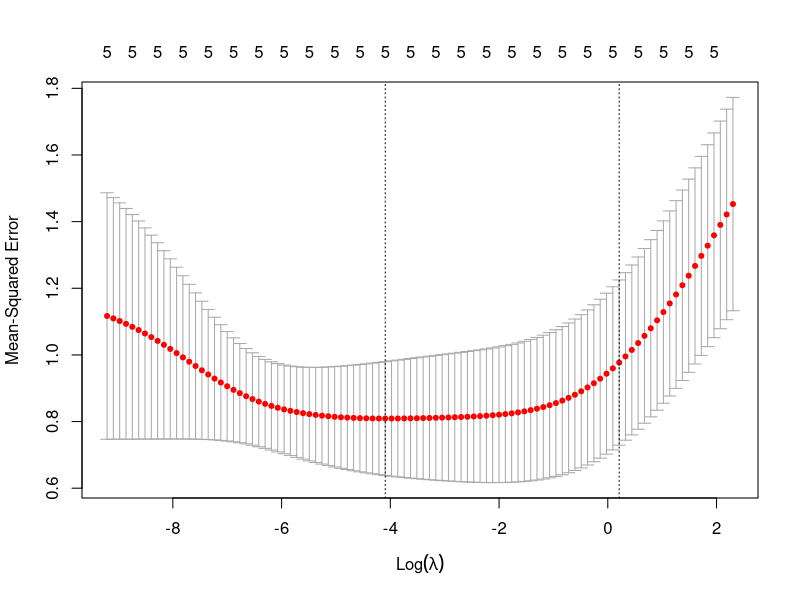
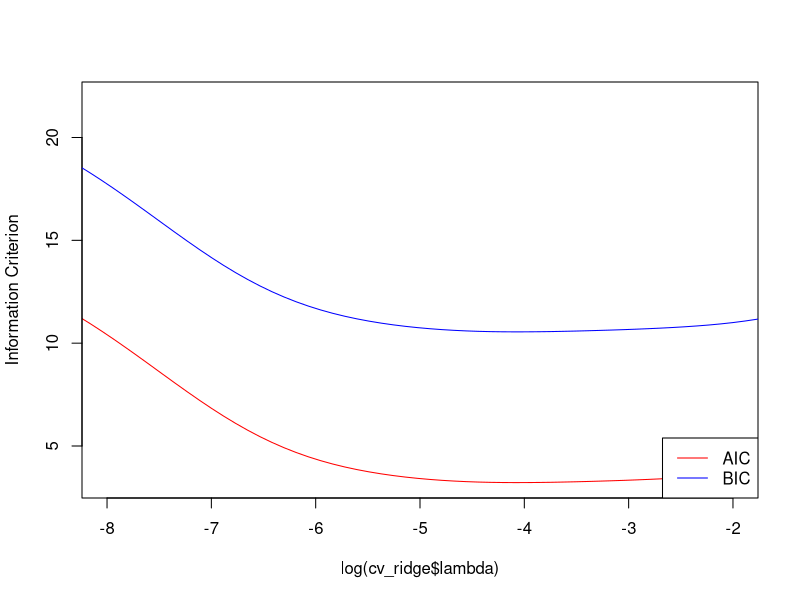
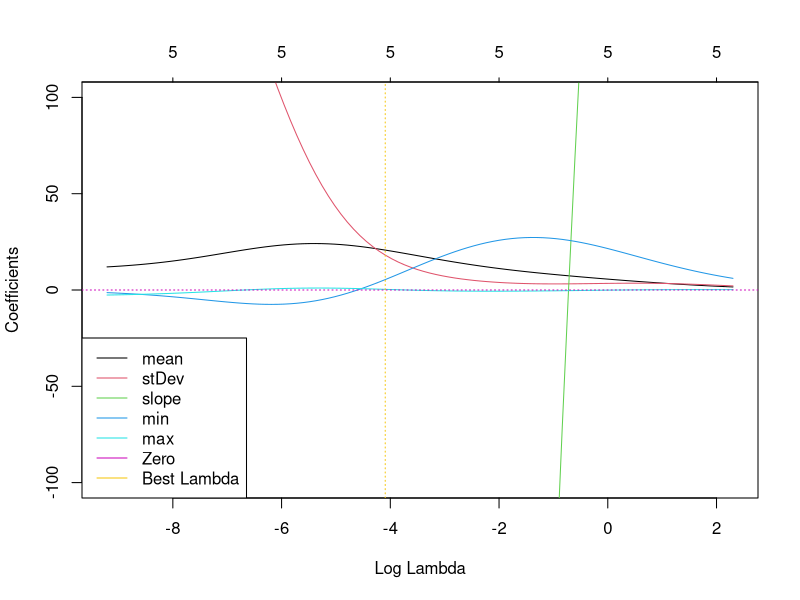
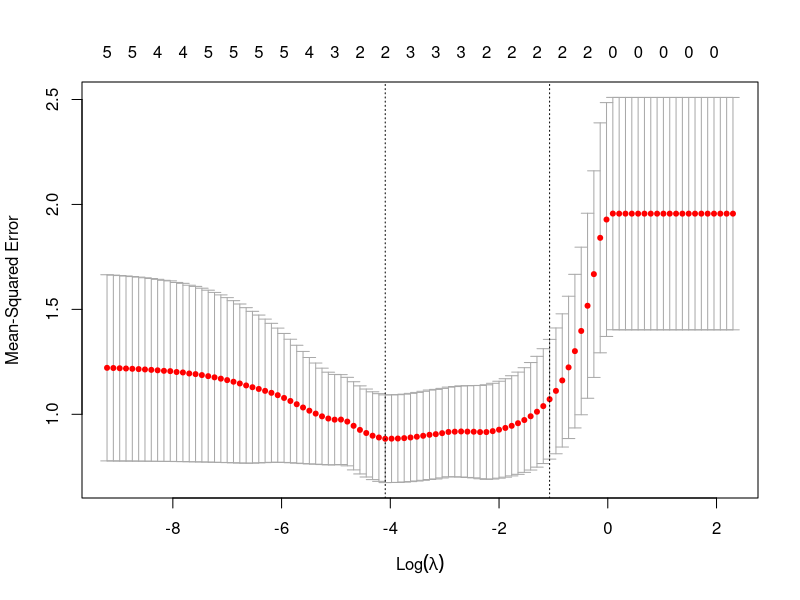
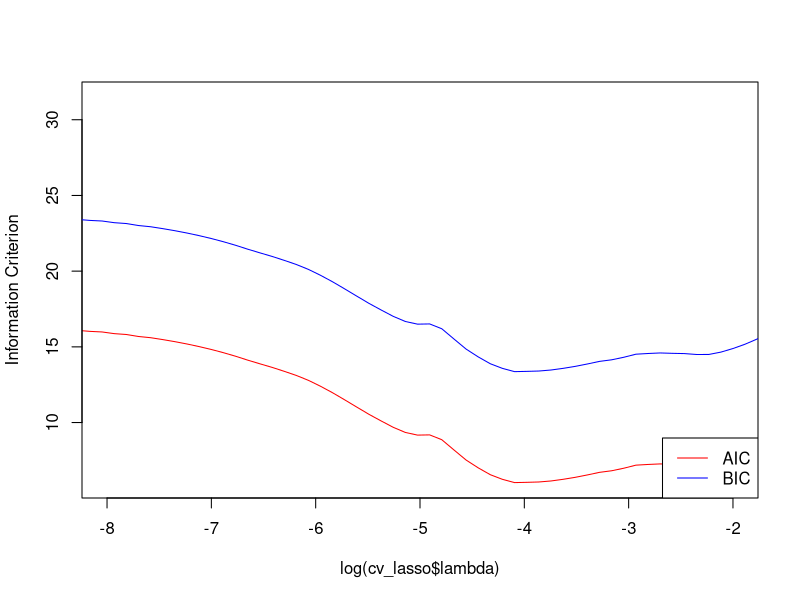
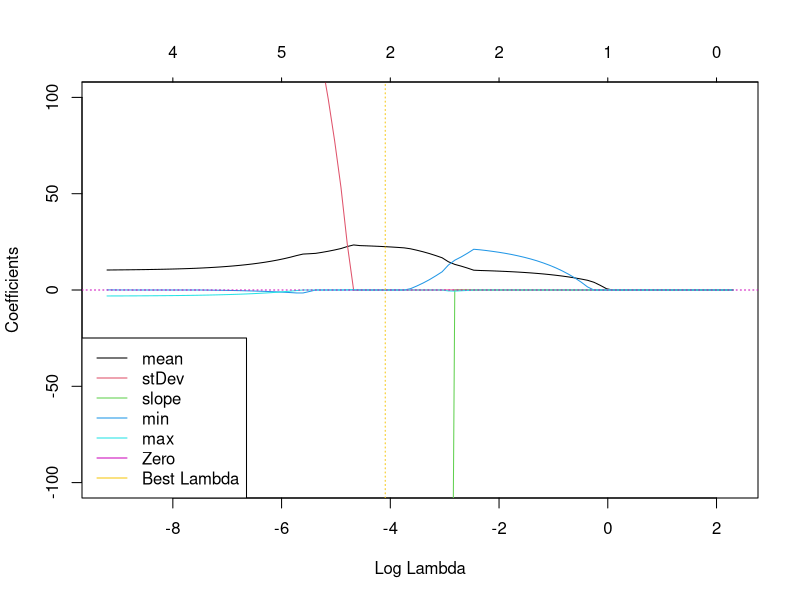
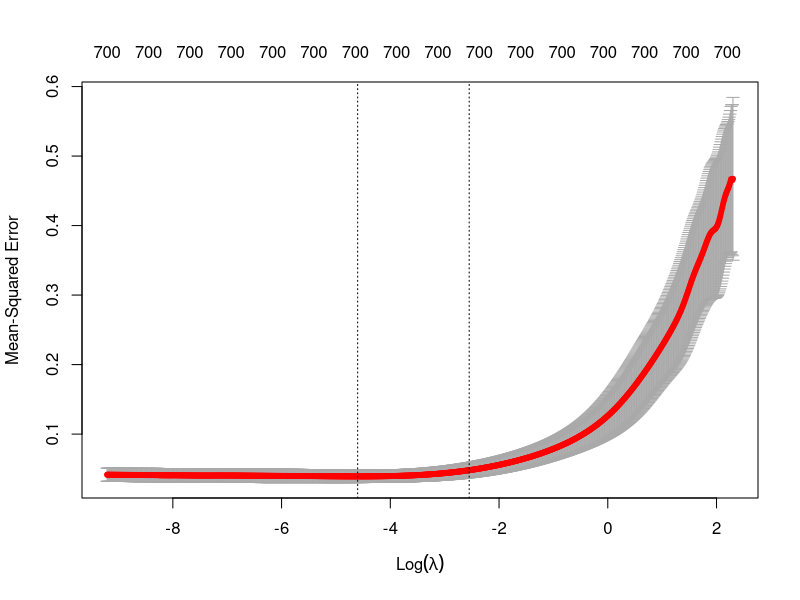
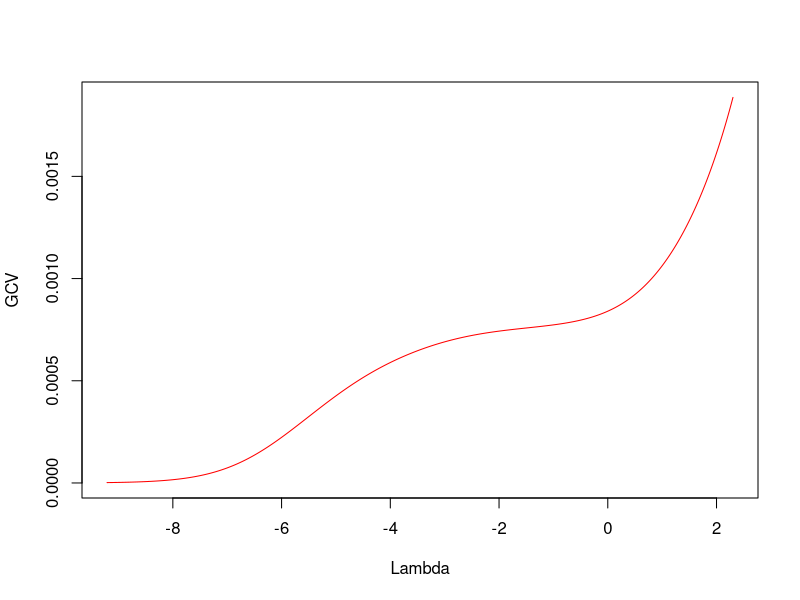

Recreate these plots in R, in order. (Note: this script raises an error after producing the figures.)
## ---- chunk 1
knitr::opts_chunk$set(echo = TRUE)
rm(list=ls()); graphics.off()
## ---- chunk 2
cookies_data <- read.csv("cookies.csv")
## ---- chunk 3
# Computation (mean, standard deviation, minimum and maximum)

cookies_data$mean <- rowMeans(cookies_data[, 2:701])
cookies_data$stDev <- apply(cookies_data[, 2:701], 1, sd)
cookies_data$min <- apply(cookies_data[, 2:701], 1, min)
cookies_data$max <- apply(cookies_data[, 2:701], 1, max)


# Computation (slope)

# Function: compute_slope
# @param: spectrum_values of a cookie (here, column 2 to 701)
# @return: slope of the spectrum curve for a cookie
compute_slope <- function(spectrum_values) {
  pos <- 1:length(spectrum_values)
  lm_model <- lm(spectrum_values ~ pos)
  slope <- coef(lm_model)[2]
  return(slope)
}

cookies_data$slope <- apply(cookies_data[, 2:701], 1, compute_slope) 


# Display of the new columns
head(cookies_data[,702:706])
## ---- chunk 4
# Only features and fat values are retrieved

cookies_features <- cookies_data[c("fat", "mean", "stDev", "slope", "min", "max")]
head(cookies_features)

X <- as.matrix(cookies_features[, -1]) # co-variables
y <- cookies_features$fat # target variable
## ---- chunk 5
# glmnet package is required 
# install.packages("glmnet")
library(glmnet)
library(MASS)
## ---- chunk 6
# Cross validation
lambdas_log <- 10^seq(-4, 1, length.out = 100)
cv_ridge <- cv.glmnet(X, y, alpha=0, lambda = (lambdas_log), standardize = TRUE)

plot(cv_ridge)
best_lambda <- cv_ridge$lambda.min # lambda that gives the lowest MSE
print(paste("The best value for lambda is", best_lambda))
## ---- chunk 7
# AIC and BIC
n <- nrow(X)
p <- ncol(X)
aic <- n * log(cv_ridge$cvm) + 2 * p
bic <- n * log(cv_ridge$cvm) + log(n) * p

plot(log(cv_ridge$lambda), aic, col = "red1", type = "l", xlim = c(-8, -2), ylab = "Information Criterion")
lines(log(cv_ridge$lambda), bic, col = "blue1")
legend("bottomright", lwd = 1, col = c("red1", "blue1"), legend = c("AIC", "BIC"))

best_lambda_aic <- cv_ridge$lambda[which.min(aic)] # lambda that gives the lowest AIC
best_lambda_bic <- cv_ridge$lambda[which.min(bic)] # lambda that gives the lowest BIC
## ---- chunk 8
lambda_values <- c(best_lambda, best_lambda_aic, best_lambda_bic)
lambda_values
## ---- chunk 9
plot(cv_ridge$glmnet.fit, xvar = "lambda", ylim = c(-100, 100))
abline(h = 0, col = 6, lty = 3)
abline(v = log(best_lambda), col = 7, lty = 3)
legend("bottomleft", legend = c(colnames(X), "Zero", "Best Lambda"), col = 1:7, lty = 1)
## ---- chunk 10
best_model_ridge <- glmnet(X, y, alpha=0, lambda = best_lambda)
coef(best_model_ridge)
## ---- chunk 11
predictions <- predict(best_model_ridge, newx = X)

# RMSE
rmse <- sqrt(mean((predictions - y)^2)) 
print(paste("RMSE ridge model :", rmse))

# R^2
r_squared <- 1 - sum((y - predictions)^2) / sum((y - mean(y))^2)
print(paste("R^2 ridge model :", r_squared))

## ---- chunk 12
cv_lasso <- cv.glmnet(X, y, alpha=1, lambda = (lambdas_log), standardize = TRUE)

plot(cv_lasso)
best_lambda_lasso <- cv_lasso$lambda.min # lambda that gives the lowest MSE
print(paste("The best value for lambda is", best_lambda_lasso))
## ---- chunk 13
# AIC and BIC
n <- nrow(X)
p <- ncol(X)
lasso_aic <- n * log(cv_lasso$cvm) + 2 * p
lasso_bic <- n * log(cv_lasso$cvm) + log(n) * p

plot(log(cv_lasso$lambda), lasso_aic, col = "red1", type = "l", xlim = c(-8, -2), ylab = "Information Criterion")
lines(log(cv_lasso$lambda), lasso_bic, col = "blue1")
legend("bottomright", lwd = 1, col = c("red1", "blue1"), legend = c("AIC", "BIC"))

best_lambda_lasso_aic <- cv_lasso$lambda[which.min(lasso_aic)] # lambda that gives the lowest AIC
best_lambda_lasso_bic <- cv_lasso$lambda[which.min(lasso_bic)] # lambda that gives the lowest BIC
## ---- chunk 14
lambda_lasso_values <- c(best_lambda_lasso, best_lambda_lasso_aic, best_lambda_lasso_bic)
lambda_lasso_values
## ---- chunk 15
plot(cv_lasso$glmnet.fit, xvar = "lambda", ylim = c(-100, 100))
abline(h = 0, col = 6, lty = 3)
abline(v = log(best_lambda_lasso), col = 7, lty = 3)
legend("bottomleft", legend = c(colnames(X), "Zero", "Best Lambda"), col = 1:7, lty = 1)
## ---- chunk 16
best_model_lasso <- glmnet(X, y, alpha=1, lambda = best_lambda_lasso)
coef(best_model_lasso)
## ---- chunk 17
predictions <- predict(best_model_lasso, newx = X)

# RMSE
rmse <- sqrt(mean((predictions - y)^2)) 
print(paste("RMSE lasso model :", rmse))

# R^2
r_squared <- 1 - sum((y - predictions)^2) / sum((y - mean(y))^2)
print(paste("R^2 lasso model :", r_squared))

## ---- chunk 18
model_linear <- lm(y ~ X)

predictions_linear <- predict(model_linear, newdata = data.frame(X))

# RMSE
rmse_linear <- sqrt(mean((predictions_linear - y)^2)) 
print(paste("RMSE linear model :", rmse_linear))

# R^2
r_squared_linear <- 1 - sum((y - predictions_linear)^2) / sum((y - mean(y))^2)
print(paste("R^2 linear model :", r_squared_linear))
## ---- chunk 19
cookies_data <- read.csv("cookies.csv")
head(cookies_data)
## ---- chunk 20
dim(cookies_data)
## ---- chunk 21
library(glmnet)
y <- cookies_data[, 1]
X <- cookies_data[, -1]
lambda <- 10^seq(-4, 1, length.out = 1000)

cv_ridge_model <- cv.glmnet(as.matrix(X), y, alpha=0, lambda = (lambda), standardize = TRUE)
plot(cv_ridge_model)
print(cv_ridge_model)

best_lambda <- cv_ridge_model$lambda.min
best_lambda_ridge_model <- best_lambda
print(paste("Best lambda :", best_lambda))
## ---- chunk 22
t <- lm.ridge(fat ~ ., data = cookies_data, lambda = lambda)
plot(log(lambda), t$GCV, type = "l", col = "red1", xlab = "Lambda", ylab = "GCV")
## ---- chunk 23
# AIC and BIC
n <- nrow(X)
p <- ncol(X)
ridge_model_aic <- n * log(cv_ridge_model$cvm) + 2 * p
ridge_model_bic <- n * log(cv_ridge_model$cvm) + log(n) * p

plot(log(cv_ridge_model$lambda), ridge_model_aic, col = "red1", type = "l", ylab = "Information Criterion", 
     xlim = range(log(cv_ridge_model$lambda)), ylim = c(min(ridge_model_aic, ridge_model_bic), max(ridge_model_aic, ridge_model_bic)))

lines(log(cv_ridge_model$lambda), ridge_model_bic, col = "blue1")
legend("bottomright", lwd = 1, col = c("red1", "blue1"), legend = c("AIC", "BIC"))


abline(v = log(best_lambda_ridge_model_aic), col = "red1", lty = 2)  # Vertical line for AIC
abline(v = log(best_lambda_ridge_model_bic), col = "blue1", lty = 2)

best_lambda_ridge_model_aic <- cv_ridge_model$lambda[which.min(ridge_model_aic)] # lambda that gives the lowest AIC
best_lambda_ridge_model_bic <- cv_ridge_model$lambda[which.min(ridge_model_bic)] # lambda that gives the lowest BIC
## ---- chunk 24
lambda_ridge_model_values <- c(best_lambda_ridge_model, best_lambda_ridge_model_aic, best_lambda_ridge_model_bic)
lambda_ridge_model_values
## ---- chunk 25
plot(cv_ridge_model$glmnet.fit, xvar = "lambda", ylim = c(-100, 100))
abline(h = 0, col = 6, lty = 3)
abline(v = log(best_lambda_ridge_model), col = 7, lty = 3)
legend("bottomleft", legend = c(colnames(X), "Zero", "Best Lambda"), col = 1:7, lty = 1)
## ---- chunk 26
final_ridge_model <- glmnet(as.matrix(X), y, alpha=0, lambda=best_lambda)

abs_coef <- abs(coef(final_ridge_model))
## ---- chunk 27
min(abs_coef)
paste("Number of value higher than 10^-1 : ", sum(abs_coef > 10^-1))
paste("Number of value higher than 10^-2 : ", sum(abs_coef > 10^-2))
paste("Number of value higher than 10^-3 : ", sum(abs_coef > 10^-3))
paste("Number of value higher than 10^-4 : ", sum(abs_coef > 10^-4))
## ---- chunk 28
cv_lasso_model <- cv.glmnet(as.matrix(X), y, alpha=1)

best_lambda <- cv_lasso_model$lambda.min

best_model_lasso <- glmnet(as.matrix(X), y, lambda = best_lambda, alpha = 1)
print(best_model_lasso)
## ---- chunk 29
# We split into 2 dataframe randomly
indice_train <- sample(1:nrow(cookies_data), 0.8 * nrow(cookies_data))
train_data <- cookies_data[indice_train, ]
test_data <- cookies_data[-indice_train, ]

# We define X & y for both dataframe
y_train <- train_data[, 1]
X_train <- train_data[, -1]
y_test <- test_data[, 1]
X_test <- test_data[, -1]

# We train the model with the best value for lambda
cv_ridge_model <- cv.glmnet(as.matrix(X_train), y_train, alpha = 0)
best_lambda_ridge <- cv_ridge_model$lambda.min
ridge_model <- glmnet(as.matrix(X_train), y_train, lambda = best_lambda_ridge, alpha = 0)

predictions_ridge <- predict(ridge_model, s = best_lambda_ridge, newx = as.matrix(X_test))

error_ridge <- sqrt(mean((predictions_ridge - y_test)^2))
print(paste("RMSE Ridge :", round(error_ridge, 2)))
## ---- chunk 30
# We split into 2 dataframe randomly
indice_train <- sample(1:nrow(cookies_data), 0.8 * nrow(cookies_data))
train_data <- cookies_data[indice_train, ]
test_data <- cookies_data[-indice_train, ]

# We define X & y for both dataframe
y_train <- train_data[, 1]
X_train <- train_data[, -1]
y_test <- test_data[, 1]
X_test <- test_data[, -1]

# We train the model with the best value for lambda
cv_lasso_model <- cv.glmnet(as.matrix(X_train), y_train, alpha = 1)
best_lambda <- cv_lasso_model$lambda.min
lasso_model <- glmnet(as.matrix(X_train), y_train, lambda = best_lambda, alpha = 1)

# We make prediction on the X_test
predictions_lasso <- predict(lasso_model, s = best_lambda, newx = as.matrix(X_test))

# We compute the RMSE
error_lasso  <- sqrt(mean((predictions_lasso - y_test)^2))
print(paste("RMSE :", round(error_lasso, 2)))
